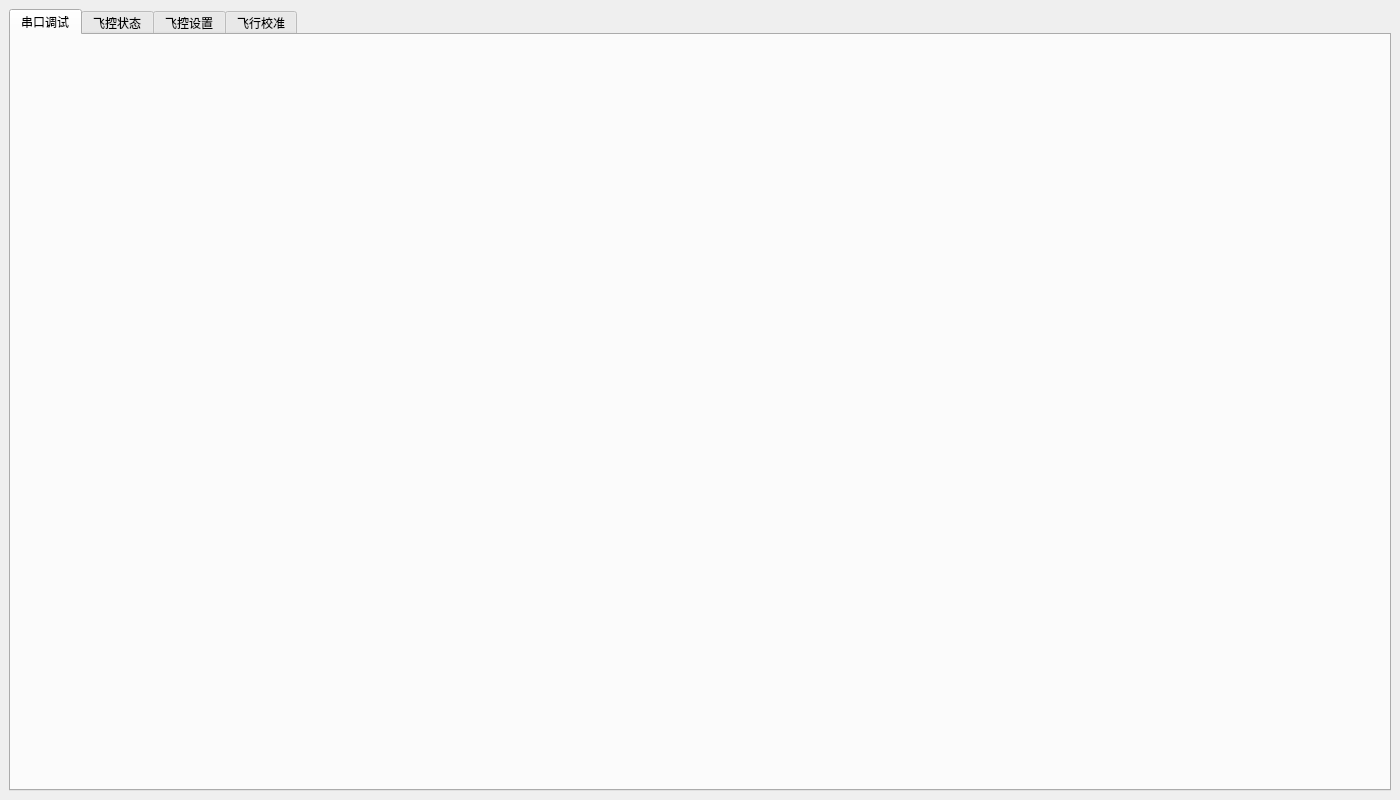
<?xml version="1.0" encoding="UTF-8"?>
<ui version="4.0">
 <class>MainWindow</class>
 <widget class="QMainWindow" name="MainWindow">
  <property name="geometry">
   <rect>
    <x>0</x>
    <y>0</y>
    <width>1400</width>
    <height>800</height>
   </rect>
  </property>
  <property name="windowTitle">
   <string>飞控上位机</string>
  </property>
  <widget class="QWidget" name="centralwidget">
   <layout class="QVBoxLayout" name="verticalLayout">
    <item>
     <widget class="QTabWidget" name="tabWidget">
      <widget class="QWidget" name="tabSerial">
       <attribute name="title">
        <string>串口调试</string>
       </attribute>
      </widget>
      <widget class="QWidget" name="tabStatus">
       <attribute name="title">
        <string>飞控状态</string>
       </attribute>
      </widget>
      <widget class="QWidget" name="tabSet">
       <attribute name="title">
        <string>飞控设置</string>
       </attribute>
      </widget>
      <!-- 新增：飞行校准Tab -->
      <widget class="QWidget" name="tabCalibrate">
       <attribute name="title">
        <string>飞行校准</string>
       </attribute>
      </widget>
     </widget>
    </item>
   </layout>
  </widget>
 </widget>
 <resources/>
 <connections/>
</ui>
